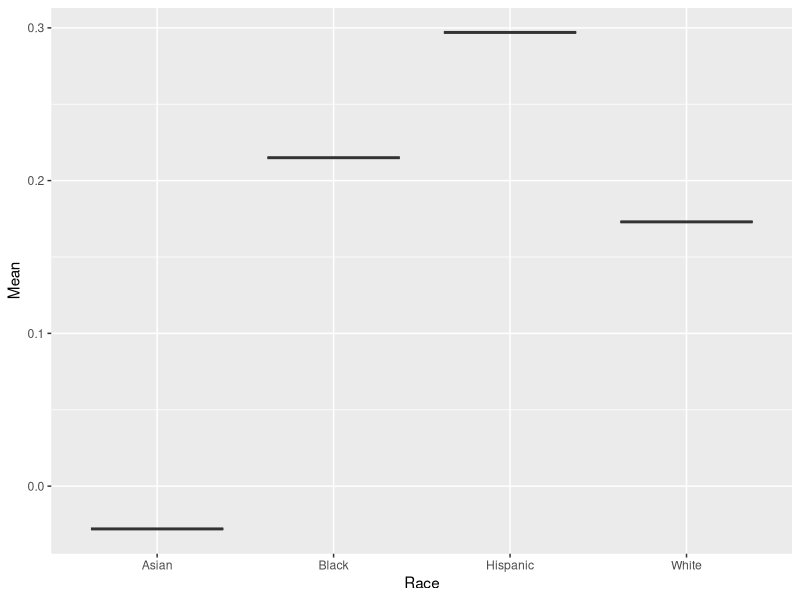

The R script that drew this image:
## ---- chunk 1
library(tidyverse)
library(readr)
## ---- chunk 2
mAsianDF <- read_csv("./Data/mData/M_Asian.csv")
mHispanicDF <- read_csv("./Data/mData/M_hispanic.csv")
mBlackDF <- read_csv("./Data/mData/M_non-hispanic_black.csv")
mWhiteDF <- read_csv("./Data/mData/M_non-hispanic_white.csv")

## ---- chunk 3
mAsianDFClean <- mutate(mAsianDF, Race = "Asian") %>% 
  slice(1, 11, 24, 25, 34) 

mHispanicDFClean <- mutate(mHispanicDF, Race = "Hispanic") %>% 
  slice(1, 11, 24, 25, 34) 

mBlackDFClean <- mutate(mBlackDF, Race = "Black") %>% 
  slice(1, 11, 24, 25, 34) 

mWhiteDFClean <- mutate(mWhiteDF, Race = "White") %>% 
  slice(1, 11, 24, 25, 34) 

## ---- chunk 4
raceList1 <- rbind(mAsianDFClean, mHispanicDFClean)
raceList2 <- rbind(mBlackDFClean, mWhiteDFClean)

finalRaceList <- rbind(raceList1, raceList2)

## ---- chunk 5
# Frequency of hsCRP between different races
# Box plot 

# Current Issue: Trying to visualize the data given the five-number summary
# Resolution: Use bxp? 

# https://www.rdocumentation.org/packages/graphics/versions/3.6.2/topics/bxp

finalRaceList_CRP <- finalRaceList %>% 
  slice(3, 8, 13, 18) 

CRP_Graph <- ggplot(finalRaceList_CRP, aes(x = Race, y = Mean)) + 
  geom_boxplot()

CRP_Graph

## ---- chunk 6
# Frequency of Cardiovascular Disease (CVD) diagnoses 
# Bar graph 

## ---- chunk 7
# Relationship between hsCRP and Cardiovascular Disease
# Bar graph 

# Relationship between hsCRP and Diabetes
# Bar graph 

